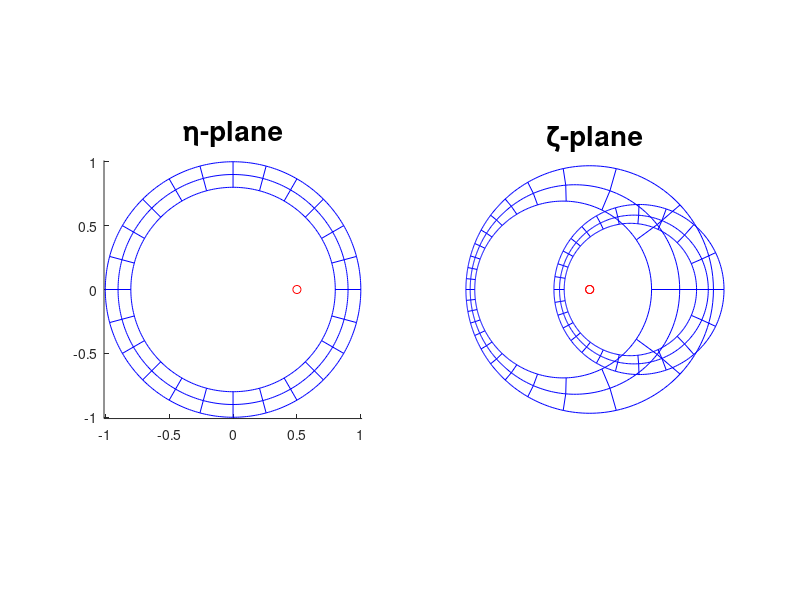

Here is the MATLAB script that generated this plot:
FS = 'FontSize';
fs = 20;

rho = 0.8;
beta = (1 - sqrt(1-rho^2))/rho;
nr = 3;
nth = 361;
r = linspace(rho, 1, nr)';
theta = linspace(0, 2*pi, nth);

%%
clf
eta = r.*exp(1i*theta);
zeta = (eta - beta)./(1 - beta*eta);
etah = (rho^2./zeta + beta)./(1 + beta*rho^2./zeta);

figure(1);
subplot(1, 2, 1)
hold on
for i = 1:nr
    plot(real(eta(i,:)), imag(eta(i,:)), 'b');
end
for j = 1:15:nth
    plot(real(eta(:,j)), imag(eta(:,j)), 'b');
end
plot(beta, 0, 'ro')
title('\eta-plane', FS, fs)
axis image
axis([-1.01 1.01 -1.01 1.01])

subplot(1, 2, 2)
hold on
for i = 1:nr
    plot(real(etah(i,:)), imag(etah(i,:)), 'b');
end
for j = 1:15:nth
    plot(real(etah(:,j)), imag(etah(:,j)), 'b');
end
plot(0, 0, 'ro')
title('\eta (\rho^2/\zeta)-plane', FS, fs)
axis image





%%
hold on
for i = 1:nr
    plot(real(zeta(i,:)), imag(zeta(i,:)), 'b');
end
for j = 1:15:nth
    plot(real(zeta(:,j)), imag(zeta(:,j)), 'b');
end
plot(0, 0, 'ro')
title('\zeta-plane', FS, fs)
axis off, axis image

